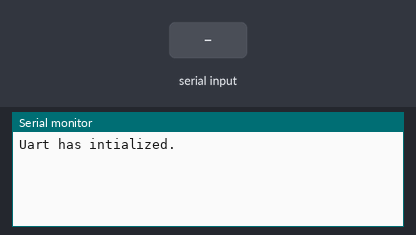
A sketch run on a simulated ESP32. Shown: the last lines printed to the serial monitor. The inputs (shaded band) are chosen by the test bench.

Above: at 1.2 s.
1.3 s: "1\n" received over the second serial link
At 3.5 s:
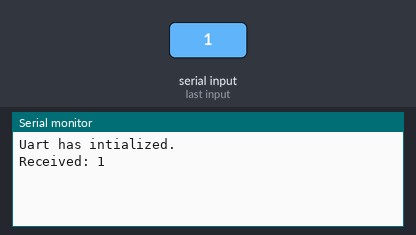
3.8 s: "0\n" received over the second serial link
At 5.2 s:
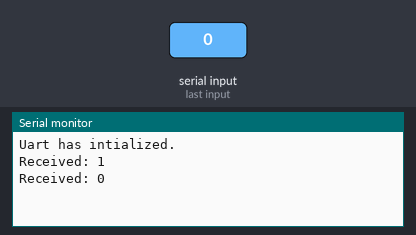
5.3 s: "2\n" received over the second serial link
6.8 s: "1\n" received over the second serial link
At 9.1 s:
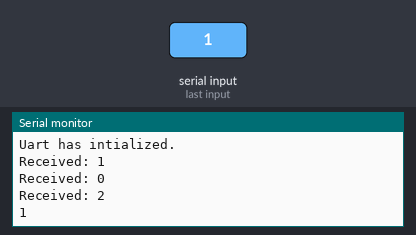

Measured:
- after the input at 1.3 s, the serial monitor: prints a new line after 1.0 s (image 1)
- after the input at 3.8 s, the serial monitor: prints a new line after 1.0 s (image 2)
- after the input at 6.8 s, the serial monitor: prints a new line after 1.0 s (image 3)

The sketch:

Esp32_Uart.ino
```cpp
#define TxPin 17
#define RxPin 16

// String recMsg = "";
HardwareSerial myUart(2);

void setup() {
  Serial.begin(115200);

  myUart.begin(115200, SERIAL_8N1, RxPin, TxPin);
  Serial.println("Uart has intialized.");

}

void loop() {
  // Check if data is available to read
  if (myUart.available() > 0) {
    // Read data and display it
    String message = myUart.readStringUntil('\r');
    message.trim();
    Serial.println("Received: " + message);
    delay(1000);
  }
}
```
